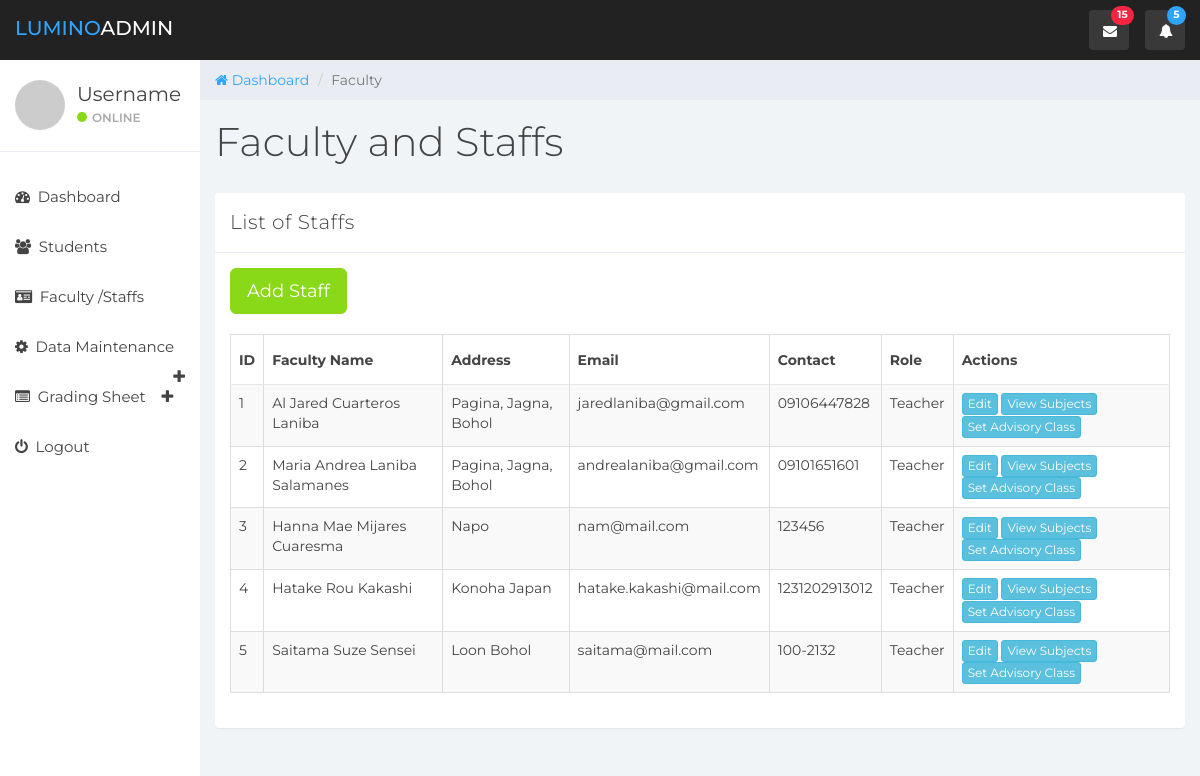
Page /index.php/faculty on the earlier database version.
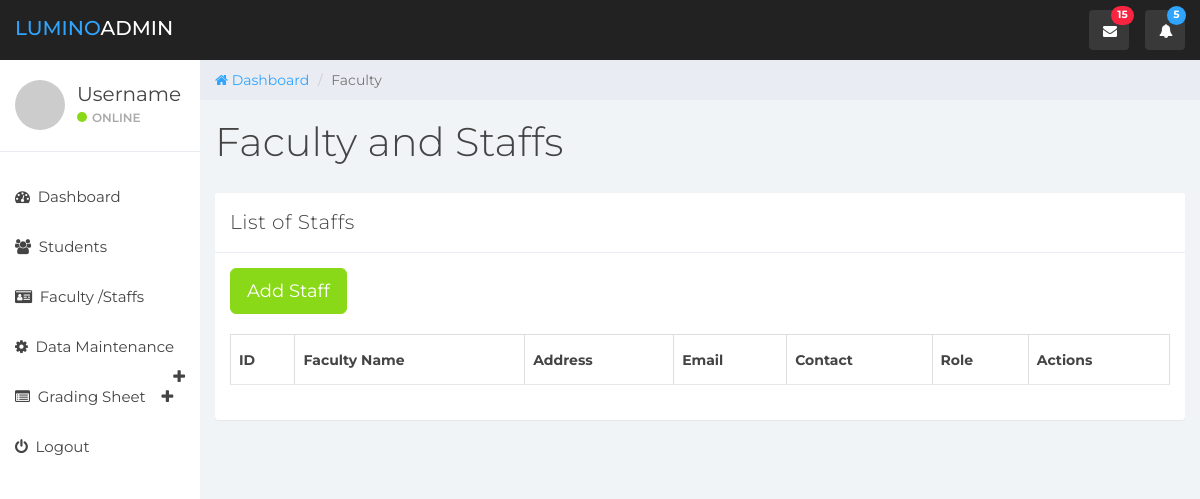
Same page on the later database version.
### tables this page shows
CREATE TABLE `faculty` (
  `id` int(11) NOT NULL,
  `first_name` varchar(100) NOT NULL,
  `middle_name` varchar(100) NOT NULL,
  `last_name` varchar(100) NOT NULL,
  `birthdate` date NOT NULL,
  `address` varchar(100) NOT NULL,
  `civil_status` varchar(100) NOT NULL,
  `citizenship` varchar(100) NOT NULL,
  `gender` varchar(100) NOT NULL,
  `email` varchar(100) NOT NULL,
  `contact` varchar(100) NOT NULL,
  `role` varchar(100) NOT NULL,
  `profile` varchar(100) DEFAULT NULL
);

### application/views/layouts/main.php (called while the page is built, shortened)
<?php
$this->load->view('parts/header');
$this->load->view($_view);
?>

### application/controllers/Faculty.php (called while the page is built, shortened)
<?php
class Faculty extends CI_Controller{
    function __construct()
    {
        $this->load->model('Faculty_model');
        $this->load->library('enrollment_library');
    }
    function index()
    {
        $data['faculty'] = $this->Faculty_model->get_all_faculty();
        $data['page_title'] = 'Faculty / Staffs List';
        $data['_view'] = 'faculty/index';
        $this->load->view('layouts/main',$data);
    }
}

### index.php (called while the page is built, shortened)
<?php
require_once BASEPATH.'core/CodeIgniter.php';

### application/models/Faculty_model.php (called while the page is built, shortened)
<?php
class Faculty_model extends CI_Model
{
    function get_all_faculty()
    {
        $this->db->order_by('id', 'ASC');
        return $this->db->get('faculty')->result_array();
    }
}

### application/views/faculty/index.php (the view, shortened to what this page needs)
<div class="col-sm-9 col-sm-offset-3 col-lg-10 col-lg-offset-2 main">
		<div class="row">
			<ol class="breadcrumb">
				<li><a href="#">
					<em class="fa fa-home"></em> Dashboard
				</a></li>
				<li class="active">Faculty</li>
			</ol>
		</div>
		<div class="row">
			<div class="col-lg-12">
				<h1 class="page-header">Faculty and Staffs</h1>
			</div>
		</div>
		<div class="row">
			<div class="col-lg-12">
				<div class="panel panel-default">
					<div class="panel-heading">List of Staffs</div>
					<div class="panel-body">
						<div class="table-responsive">
						<div>
							<a href="<?php echo site_url('faculty/add'); ?>" class="btn btn-success  btn-lg">Add Staff</a>
						</div>
						<br>
						 <table class="table table-striped table-bordered table-faculty-list">
						 	<thead>
						    <tr>
								<th>ID</th>
								<th>Faculty Name</th>
								<th>Address</th>
								<th>Email</th>
								<th>Contact</th>
								<th>Role</th>
								<th>Actions</th>
						    </tr>
						    </thead>
						    <tbody>
							<?php foreach($faculty as $f){ ?>
						    <tr>
								<td><?php echo $f['id']; ?></td>
								<td><?php echo $f['first_name']; ?> <?php echo $f['middle_name']; ?> <?php echo $f['last_name']; ?></td>
								<td><?php echo $f['address']; ?></td>
								<td><?php echo $f['email']; ?></td>
								<td><?php echo $f['contact']; ?></td>
								<td><?php echo $f['role']; ?></td>
								<td>
						            <a href="<?php echo site_url('faculty/edit/'.$f['id']); ?>" class="btn btn-info btn-xs">Edit</a>
						            <a href="<?php echo site_url('faculty/subjects/'.$f['id']); ?>" class="btn btn-info btn-xs">View Subjects</a>
						            <a class="btn btn-info btn-xs">Set Advisory Class</a>
						        </td>
						    </tr>
							<?php } ?>
							</tbody>
						</table>
							</div>
						</div>
					</div>
				</div>
			</div>
	</div>

### application/views/parts/header.php (shortened to what this page needs)
<!DOCTYPE html>
<html>
<head>
	<link href="<?php echo base_url('lumino/css/bootstrap.min.css');?>" rel="stylesheet">
	<link href="<?php echo base_url('lumino/css/font-awesome.min.css');?>" rel="stylesheet">
	<link href="<?php echo base_url('lumino/css/datepicker3.css');?>" rel="stylesheet">
	<link href="<?php echo base_url('lumino/css/styles.css');?>" rel="stylesheet">
	<link href="<?php echo base_url('lumino/css/styles.css');?>" rel="stylesheet">
	<link href="<?php echo base_url('datatables/css/dataTables.bootstrap.min.css');?>" rel="stylesheet">
	<link href="<?php echo base_url('bsselect/bootstrap-select.min.css');?>" rel="stylesheet">
</head>
<body>
	<nav class="navbar navbar-custom navbar-fixed-top" role="navigation">
		<div class="container-fluid">
			<div class="navbar-header">
				<a class="navbar-brand" href="#"><span>Lumino</span>Admin</a>
				<ul class="nav navbar-top-links navbar-right">
					<li class="dropdown"><a class="dropdown-toggle count-info" data-toggle="dropdown" href="#">
						<em class="fa fa-envelope"></em><span class="label label-danger">15</span>
					</a>
					</li>
					<li class="dropdown"><a class="dropdown-toggle count-info" data-toggle="dropdown" href="#">
						<em class="fa fa-bell"></em><span class="label label-info">5</span>
					</a>
					</li>
				</ul>
			</div>
		</div>
	</nav>
	<div id="sidebar-collapse" class="col-sm-3 col-lg-2 sidebar">
		<div class="profile-sidebar">
			<div class="profile-userpic">
				<img src="http://placehold.it/50/30a5ff/fff" class="img-responsive" alt="">
			</div>
			<div class="profile-usertitle">
				<div class="profile-usertitle-name">Username</div>
				<div class="profile-usertitle-status"><span class="indicator label-success"></span>Online</div>
			</div>
		</div>
		<ul class="nav menu">
			<li><a href=""><em class="fa fa-dashboard">&nbsp;</em> Dashboard</a></li>
			<li><a href="<?php echo base_url('student');?>"><em class="fa fa-users">&nbsp;</em> Students</a></li>
			<li><a href="<?php echo base_url('faculty');?>"><em class="fa fa-id-card">&nbsp;</em> Faculty /Staffs </a></li>
			<li class="parent "><a data-toggle="collapse" href="#sub-item-1">
				<em class="fa fa-cog">&nbsp;</em> Data Maintenance <span data-toggle="collapse" href="#sub-item-1" class="icon pull-right"><em class="fa fa-plus"></em></span>
				</a>
			</li>
			<li class="parent "><a data-toggle="collapse" href="#sub-item-2">
				<em class="fa fa-list-alt">&nbsp;</em> Grading Sheet<span data-toggle="collapse" href="#sub-item-2" class="icon pull-right"><em class="fa fa-plus"></em></span>
				</a>
			</li>
			<li><a href=""><em class="fa fa-power-off">&nbsp;</em> Logout</a></li>
		</ul>
	</div>
	</body>
</html>

### lumino/css/styles.css (style rules this page uses)
body { background: #f1f4f7; padding-top: 60px; font-size: 14px; color: #444444; font-family: "Montserrat", "Helvetica Neue", Helvetica, Arial, sans-serif; }
a, a:hover, a:focus { color: #30a5ff; }
h1, h2, h3, h4, h5, h6 { color: #444444; }
h1 { font-weight: 300; font-size: 40px; }
.navbar-custom { background: #222; height: 60px; }
.navbar-header .navbar-brand { color: #fff; font-size: 20px; text-transform: uppercase; font-weight: 500; height: 60px; padding-top: 18px; }
.navbar-header .navbar-brand span { color: #30a5ff; }
.dropdown { background: rgba(255, 255, 255, 0.1); float: left; margin: 10px 8px; padding: 0px; border-radius: 4px; }
.dropdown a.dropdown-toggle { color: #fff; height: 40px; width: 40px; padding-top: 11px; padding-left: 9px; }
.dropdown .label { top: -4px; left: 22px; padding-top: 4px; padding-bottom: 4px; position: absolute; border-radius: 9999px; }
.navbar-top-links li:last-child { margin-right: 15px; }
.dropdown em { margin: 0 5px; }
.btn-success, .btn-success:hover, .btn-success:focus, .btn-success:active, .btn-success.active, .open > .dropdown-toggle.btn-success, .btn-success.disabled, .btn-success[disabled], fieldset[disabled] .btn-success, .btn-success.disabled:hover, .btn-success[disabled]:hover, fieldset[disabled] .btn-success:hover, .btn-success.disabled:focus, .btn-success[disabled]:focus, fieldset[disabled] .btn-success:focus, .btn-success.disabled:active, .btn-success[disabled]:active, fieldset[disabled] .btn-success:active, .btn-success.disabled.active, .btn-success[disabled].active, fieldset[disabled] .btn-success.active { background-color: #8ad919; border-color: #8ad919; }
.label-success { background-color: #8ad919; }
.label-info { background-color: #30a5ff; }
.label-danger { background-color: #f9243f; }
.panel { border: 0; }
.panel-heading { font-size: 20px; font-weight: 300; letter-spacing: 0.025em; height: 60px; line-height: 38px; }
.panel-default .panel-heading { background: #fff; border-bottom: 1px solid #e9ecf2; color: #444444; }
.navbar { border: 0; }
.sidebar { display: block; padding: 0; display: none; box-shadow: none; background: #fff; }
.sidebar ul { margin: 20px 0px; }
@media (min-width: 768px) { .sidebar { display: block; position: fixed; top: 60px; bottom: 0; left: 0; z-index: 1000; display: block; margin: 0; padding: 0; overflow-x: hidden; overflow-y: auto; } }
@media (min-width: 768px) { .navbar-header { width: 100%; } }
.sidebar ul.nav li a { height: 50px; font-size: 15px; line-height: 2em; color: #444444; }
.profile-sidebar { padding: 10px 0; border-bottom: 1px solid #e9ecf2; }
.indicator { width: 10px; height: 10px; display: inline-block; border-radius: 9999px; margin-right: 5px; }
.profile-userpic img { float: left; margin: 10px 0px 0px 15px; width: 50px; height: 50px; border-radius: 9999px !important; }
.profile-usertitle { float: left; text-align: left; margin: 10px 0 0 12px; }
.profile-usertitle-name { font-size: 20px; margin-bottom: 0px; }
.profile-usertitle-status { text-transform: uppercase; color: #AAA; font-size: 12px; font-weight: 600; margin-bottom: 15px; }
.breadcrumb { border-radius: 0; padding: 10px 15px 10px 15px; background: #e9ecf2; margin: 0; }
h1.page-header { margin-top: 20px; border-bottom: 0; }
.table { background: #fff; }
.table > thead > tr > th { border-bottom: 1px solid #e6e7e8; vertical-align: middle; height: 50px; }

Differences in the rows shown:
removed faculty: id "1", first_name "Al Jared", middle_name "Cuarteros", last_name "Laniba", address "Pagina, Jagna, Bohol", email "jaredlaniba@gmail.com", contact "09106447828", role "Teacher"
removed faculty: id "2", first_name "Maria Andrea", middle_name "Laniba", last_name "Salamanes", address "Pagina, Jagna, Bohol", email "andrealaniba@gmail.com", contact "09101651601", role "Teacher"
removed faculty: id "3", first_name "Hanna Mae", middle_name "Mijares", last_name "Cuaresma", address "Napo", email "nam@mail.com", contact "123456", role "Teacher"
removed faculty: id "4", first_name "Hatake", middle_name "Rou", last_name "Kakashi", address "Konoha Japan", email "hatake.kakashi@mail.com", contact "1231202913012", role "Teacher"
removed faculty: id "5", first_name "Saitama", middle_name "Suze", last_name "Sensei", address "Loon Bohol", email "saitama@mail.com", contact "100-2132", role "Teacher"
